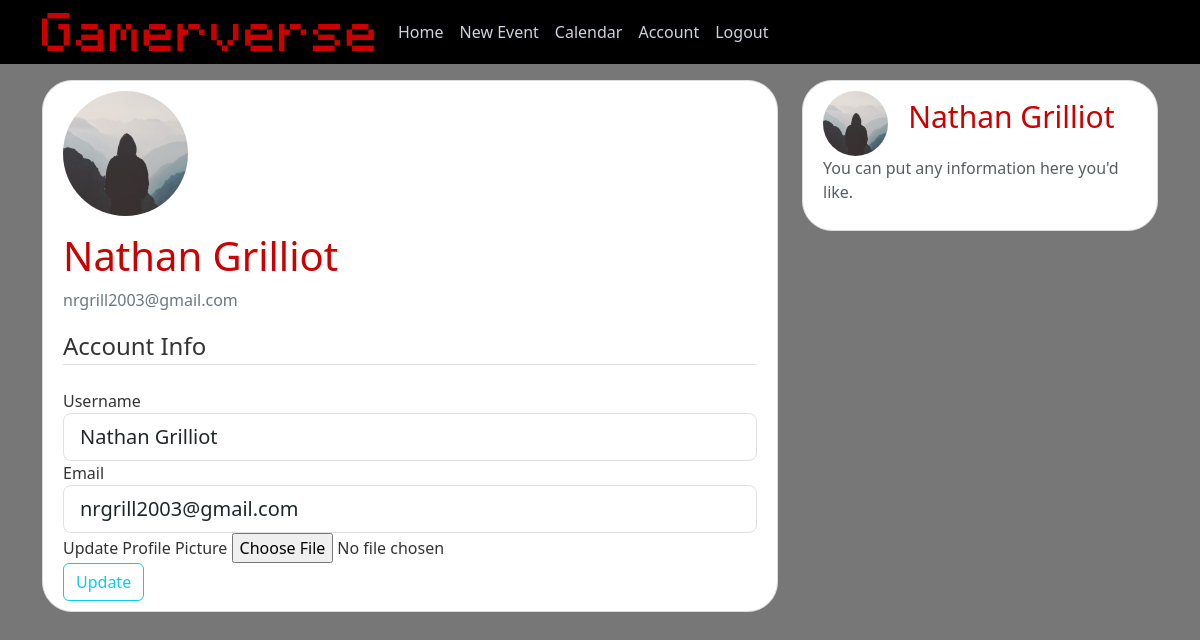
Page /account (signed in) on the committed database.
### gamerverse/models.py (models this page shows, shortened)
class User(db.Model, UserMixin):
    id = db.Column(db.Integer, primary_key=True)
    username = db.Column(db.String(20), unique=True, nullable=False)
    email = db.Column(db.String(120), unique=True, nullable=False)
    image_file = db.Column(db.String(20), nullable=False, default='default.jpg')
    password = db.Column(db.String(60), nullable=False)
    posts = db.relationship('Event', backref='author', lazy=True)

### gamerverse/users/routes.py (the view)
@users.route("/account", methods=['GET', 'POST'])
@login_required
def account():
    form = UpdateAccountForm()
    if form.validate_on_submit():
        if form.picture.data:
            picture_file = save_picture(form.picture.data)
            current_user.image_file = picture_file
        current_user.username = form.username.data
        current_user.email = form.email.data
        db.session.commit()
        flash('Your account has been updated!', 'success')
        return redirect(url_for('users.account'))
    elif request.method == 'GET':
        form.username.data = current_user.username
        form.email.data = current_user.email
    image_file = url_for('static', filename='profile_pics/' + current_user.image_file)
    return render_template('account.html', title='Account',
                           image_file=image_file, form=form)

### gamerverse/users/forms.py (shortened to what this page needs)
class UpdateAccountForm(FlaskForm):
    username = StringField('Username',
                           validators=[DataRequired(), Length(min=2, max=20)])
    email = StringField('Email',
                        validators=[DataRequired(), Email()])
    picture = FileField('Update Profile Picture', validators=[FileAllowed(['jpg', 'png'])])
    submit = SubmitField('Update')

### gamerverse/models.py (called while the page is built)
@login_manager.user_loader
def load_user(user_id):
    return User.query.get(int(user_id))

### gamerverse/templates/account.html (shortened to what this page needs)
{% extends "layout.html" %}
{% block content %}
    <div class="content-section">
      <div class="media">
        <img class="rounded-circle account-img" src="{{ image_file }}">
        <div class="media-body">
          <h2 class="account-heading">{{ current_user.username }}</h2>
          <p class="text-secondary">{{ current_user.email }}</p>
        </div>
      </div>
        <form method="POST" action="" enctype="multipart/form-data">
            <fieldset class="form-group">
                <legend class="border-bottom mb-4">Account Info</legend>
                <div class="form-group">
                    {{ form.username.label(class="form-control-label") }}
                    {% if form.username.errors %}
                        {{ form.username(class="form-control form-control-lg is-invalid") }}
                        <div class="invalid-feedback">
                            {% for error in form.username.errors %}
                                <span>{{ error }}</span>
                            {% endfor %}
                        </div>
                    {% else %}
                        {{ form.username(class="form-control form-control-lg") }}
                    {% endif %}
                </div>
                <div class="form-group">
                    {{ form.email.label(class="form-control-label") }}
                    {% if form.email.errors %}
                        {{ form.email(class="form-control form-control-lg is-invalid") }}
                        <div class="invalid-feedback">
                            {% for error in form.email.errors %}
                                <span>{{ error }}</span>
                            {% endfor %}
                        </div>
                    {% else %}
                        {{ form.email(class="form-control form-control-lg") }}
                    {% endif %}
                </div>
                <div class="form-group">
                    {{ form.picture.label() }}
                    {{ form.picture(class="form-control-file") }}
                </div>
            </fieldset>
            <div class="form-group">
                {{ form.submit(class="btn btn-outline-info") }}
            </div>
        </form>
    </div>
{% endblock content %}

### gamerverse/templates/layout.html (shortened to what this page needs)
<!DOCTYPE html>
<html>
<head>
    <link href="https://cdn.jsdelivr.net/npm/bootstrap@5.3.2/dist/css/bootstrap.min.css" rel="stylesheet">
    <link rel="stylesheet" type="text/css" href="{{ url_for('static', filename='main.css') }}">
</head>
<body class="background-gray">
    <header class="site-header">
      <nav class="navbar navbar-expand-lg fixed-top bg-dark bg-black">
        <div class="container">
          <a class="navbar-brand mr-4 gamer-green" href="/"><img src="{{ url_for('static', filename='logo.png') }}" height="38"></a>
          <div class="collapse navbar-collapse" id="navbarToggle">
            <div class="navbar-nav mr-auto">
              <a class="nav-item nav-link" href="{{ url_for('main.home') }}">Home</a>
            </div>
            <div class="navbar-nav">
              {% if current_user.is_authenticated %}
                <a class="nav-item nav-link" href="{{ url_for('posts.new_post') }}">New Event</a>
                <a class="nav-item nav-link" href="{{ url_for('main.calendar') }}">Calendar</a>
                <a class="nav-item nav-link" href="{{ url_for('users.account') }}">Account</a>
                <a class="nav-item nav-link" href="{{ url_for('users.logout') }}">Logout</a>
              {% else %}
                <a class="nav-item nav-link" href="{{ url_for('users.login') }}">Login</a>
                <a class="nav-item nav-link" href="{{ url_for('users.register') }}">Register</a>
              {% endif %}
            </div>
          </div>
        </div>
      </nav>
    </header>
    <main role="main" class="container">
      <div class="row">
        <div class="col-md-8">
          {% block content %}{% endblock %}
        </div>
        <div class="col-md-4">
          <div class="content-section">
            {% if current_user.is_authenticated %}
              <img class="rounded-circle article-img" src="{{ url_for('static', filename='profile_pics/' + current_user.image_file) }}">
              <a class="mr-2 main-username" href="{{ url_for('users.account') }}">{{ current_user.username }}</a>
              <p class='text-muted'>You can put any information here you'd like.
            {% endif %}
            </p>
          </div>
        </div>
      </div>
    </main>
</body>
</html>

### gamerverse/static/main.css (style rules this page uses)
body { background: #fafafa; color: #333333; margin-top: 5rem; }
h1, h2, h3, h4, h5, h6 { color: #cc0000; }
.site-header .navbar-nav .nav-link { color: #cbd5db; }
.content-section { background: #ffffff; padding: 10px 20px; border: 1px solid #dddddd; border-radius: 30px; margin-bottom: 20px; }
.article-img { height: 65px; width: 65px; margin-right: 16px; }
.account-img { height: 125px; width: 125px; margin-right: 20px; margin-bottom: 16px; }
.account-heading { font-size: 2.5rem; }
.main-username { font-size: 30px; text-decoration-line: none; color: #cc0000; }
.gamer-green { color: #527d02; }
.background-gray { background: #777777; }
.bg-black { background: #000000; }

### rows in the picture
User: username "Nathan Grilliot", email "nrgrill2003@gmail.com", image_file (placeholder picture)
